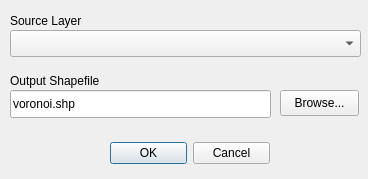
<?xml version="1.0" encoding="UTF-8"?>
<ui version="4.0">
 <class>mmqgis_voronoi_form</class>
 <widget class="QDialog" name="mmqgis_voronoi_form">
  <property name="windowModality">
   <enum>Qt::ApplicationModal</enum>
  </property>
  <property name="enabled">
   <bool>true</bool>
  </property>
  <property name="geometry">
   <rect>
    <x>0</x>
    <y>0</y>
    <width>368</width>
    <height>179</height>
   </rect>
  </property>
  <property name="mouseTracking">
   <bool>false</bool>
  </property>
  <property name="windowTitle">
   <string>Voronoi Diagram</string>
  </property>
  <widget class="QDialogButtonBox" name="buttonBox">
   <property name="geometry">
    <rect>
     <x>110</x>
     <y>140</y>
     <width>160</width>
     <height>26</height>
    </rect>
   </property>
   <property name="orientation">
    <enum>Qt::Horizontal</enum>
   </property>
   <property name="standardButtons">
    <set>QDialogButtonBox::Cancel|QDialogButtonBox::Ok</set>
   </property>
  </widget>
  <widget class="QLabel" name="label">
   <property name="geometry">
    <rect>
     <x>10</x>
     <y>70</y>
     <width>151</width>
     <height>22</height>
    </rect>
   </property>
   <property name="text">
    <string>Output Shapefile</string>
   </property>
  </widget>
  <widget class="QLineEdit" name="filename">
   <property name="geometry">
    <rect>
     <x>10</x>
     <y>90</y>
     <width>261</width>
     <height>28</height>
    </rect>
   </property>
   <property name="text">
    <string>voronoi.shp</string>
   </property>
   <property name="readOnly">
    <bool>false</bool>
   </property>
  </widget>
  <widget class="QPushButton" name="browse">
   <property name="geometry">
    <rect>
     <x>280</x>
     <y>90</y>
     <width>79</width>
     <height>26</height>
    </rect>
   </property>
   <property name="text">
    <string>Browse...</string>
   </property>
  </widget>
  <widget class="QComboBox" name="sourcelayer">
   <property name="geometry">
    <rect>
     <x>10</x>
     <y>30</y>
     <width>351</width>
     <height>27</height>
    </rect>
   </property>
  </widget>
  <widget class="QLabel" name="label_4">
   <property name="geometry">
    <rect>
     <x>10</x>
     <y>10</y>
     <width>131</width>
     <height>22</height>
    </rect>
   </property>
   <property name="text">
    <string>Source Layer</string>
   </property>
  </widget>
 </widget>
 <tabstops>
  <tabstop>sourcelayer</tabstop>
  <tabstop>filename</tabstop>
  <tabstop>browse</tabstop>
  <tabstop>buttonBox</tabstop>
 </tabstops>
 <resources/>
 <connections>
  <connection>
   <sender>buttonBox</sender>
   <signal>accepted()</signal>
   <receiver>mmqgis_voronoi_form</receiver>
   <slot>accept()</slot>
   <hints>
    <hint type="sourcelabel">
     <x>248</x>
     <y>254</y>
    </hint>
    <hint type="destinationlabel">
     <x>157</x>
     <y>274</y>
    </hint>
   </hints>
  </connection>
  <connection>
   <sender>buttonBox</sender>
   <signal>rejected()</signal>
   <receiver>mmqgis_voronoi_form</receiver>
   <slot>reject()</slot>
   <hints>
    <hint type="sourcelabel">
     <x>316</x>
     <y>260</y>
    </hint>
    <hint type="destinationlabel">
     <x>286</x>
     <y>274</y>
    </hint>
   </hints>
  </connection>
 </connections>
</ui>
